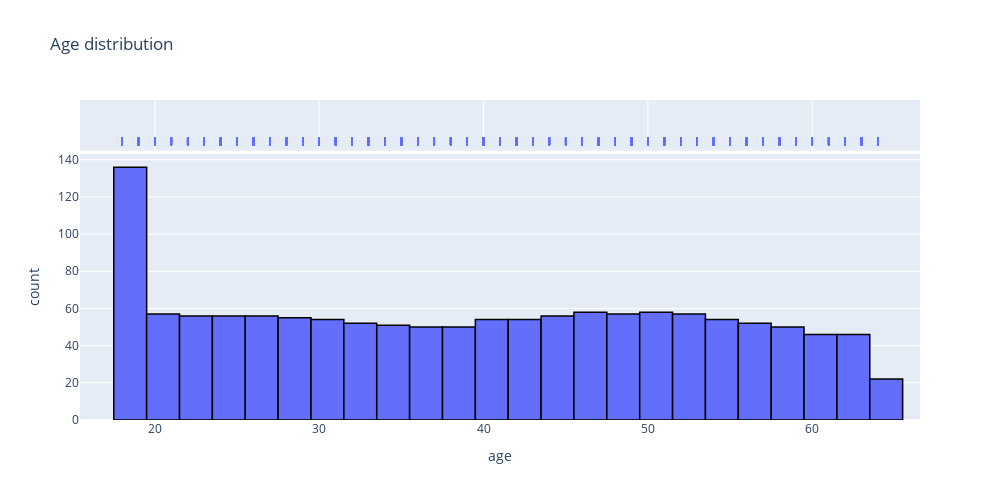

The cell this chart's notebook holds for it:
### Markdown cell above
### AGE

### Code cell
# Age distribution 
x=df_cleaned['age'] # extract 'age' column
title="Age distribution" # the title of the figure
fig = px.histogram(df_cleaned, x=x, marginal="rug",title=title) # create histogram
fig.update_layout(width=1000,height = 500) # set size
fig.update_traces(marker_line_color='black', marker_line_width=1.5) # add black border
fig.show() # display the figure

### Figure 1 — Plotly figure (JSON) as saved in the notebook; plotly's stock layout.template omitted (floating-point values rounded to 4 significant figures; data arrays with more than 128 entries replaced by an {"elided": "..."} marker saying what was removed)
{"data": [{"alignmentgroup": "True", "bingroup": "x", "hovertemplate": "age=%{x}<br>count=%{y}<extra></extra>", "legendgroup": "", "marker": {"color": "#636efa", "line": {"color": "black", "width": 1.5}, "pattern": {"shape": ""}}, "name": "", "offsetgroup": "", "orientation": "v", "showlegend": false, "type": "histogram", "x": {"elided": "1337 int values"}, "xaxis": "x", "yaxis": "y"}, {"alignmentgroup": "True", "boxpoints": "all", "fillcolor": "rgba(255,255,255,0)", "hoveron": "points", "hovertemplate": "age=%{x}<extra></extra>", "jitter": 0, "legendgroup": "", "line": {"color": "rgba(255,255,255,0)"}, "marker": {"color": "#636efa", "line": {"color": "black", "width": 1.5}, "symbol": "line-ns-open"}, "name": "", "offsetgroup": "", "showlegend": false, "type": "box", "x": {"elided": "1337 int values"}, "xaxis": "x2", "yaxis": "y2"}], "layout": {"barmode": "relative", "height": 500, "legend": {"tracegroupgap": 0}, "title": {"text": "Age distribution"}, "width": 1000, "xaxis": {"anchor": "y", "autorange": true, "domain": [0, 1], "range": [15.44, 66.56], "title": {"text": "age"}, "type": "linear"}, "xaxis2": {"anchor": "y2", "autorange": true, "domain": [0, 1], "matches": "x", "range": [15.44, 66.56], "showgrid": true, "showticklabels": false, "type": "linear"}, "yaxis": {"anchor": "x", "autorange": true, "domain": [0, 0.8316], "range": [0, 143.2], "title": {"text": "count"}}, "yaxis2": {"anchor": "x2", "autorange": true, "domain": [0.8416, 1], "matches": "y2", "range": [-0.5629, 0.5], "showgrid": false, "showline": false, "showticklabels": false, "ticks": "", "type": "category"}}}
